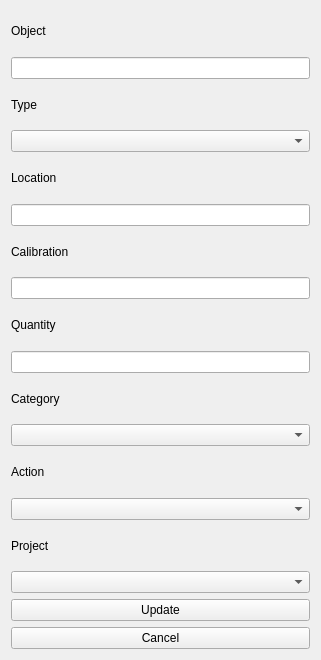
<?xml version="1.0" encoding="UTF-8"?>
<ui version="4.0">
 <class>Form</class>
 <widget class="QWidget" name="Form">
  <property name="geometry">
   <rect>
    <x>0</x>
    <y>0</y>
    <width>321</width>
    <height>660</height>
   </rect>
  </property>
  <property name="windowTitle">
   <string>Form</string>
  </property>
  <layout class="QGridLayout" name="gridLayout">
   <item row="0" column="0">
    <widget class="QLabel" name="label">
     <property name="text">
      <string>Object</string>
     </property>
    </widget>
   </item>
   <item row="1" column="0">
    <widget class="QLineEdit" name="objectText"/>
   </item>
   <item row="2" column="0">
    <widget class="QLabel" name="label_2">
     <property name="text">
      <string>Type</string>
     </property>
    </widget>
   </item>
   <item row="3" column="0">
    <widget class="QComboBox" name="TypeBox">
     <property name="enabled">
      <bool>true</bool>
     </property>
    </widget>
   </item>
   <item row="4" column="0">
    <widget class="QLabel" name="label_3">
     <property name="text">
      <string>Location</string>
     </property>
    </widget>
   </item>
   <item row="5" column="0">
    <widget class="QLineEdit" name="locationText"/>
   </item>
   <item row="6" column="0">
    <widget class="QLabel" name="label_5">
     <property name="text">
      <string>Calibration</string>
     </property>
    </widget>
   </item>
   <item row="7" column="0">
    <widget class="QLineEdit" name="calibrationText"/>
   </item>
   <item row="8" column="0">
    <widget class="QLabel" name="label_6">
     <property name="text">
      <string>Quantity</string>
     </property>
    </widget>
   </item>
   <item row="9" column="0">
    <widget class="QLineEdit" name="quantityText"/>
   </item>
   <item row="10" column="0">
    <widget class="QLabel" name="label_8">
     <property name="text">
      <string>Category</string>
     </property>
    </widget>
   </item>
   <item row="11" column="0">
    <widget class="QComboBox" name="categoryBox"/>
   </item>
   <item row="12" column="0">
    <widget class="QLabel" name="label_7">
     <property name="text">
      <string>Action</string>
     </property>
    </widget>
   </item>
   <item row="13" column="0">
    <widget class="QComboBox" name="actionBox"/>
   </item>
   <item row="14" column="0">
    <widget class="QLabel" name="label_4">
     <property name="text">
      <string>Project</string>
     </property>
    </widget>
   </item>
   <item row="15" column="0">
    <widget class="QComboBox" name="projectBox"/>
   </item>
   <item row="16" column="0">
    <widget class="QPushButton" name="insertButton">
     <property name="text">
      <string>Update</string>
     </property>
    </widget>
   </item>
   <item row="17" column="0">
    <widget class="QPushButton" name="cancelButton">
     <property name="text">
      <string>Cancel</string>
     </property>
    </widget>
   </item>
  </layout>
 </widget>
 <resources/>
 <connections/>
</ui>
